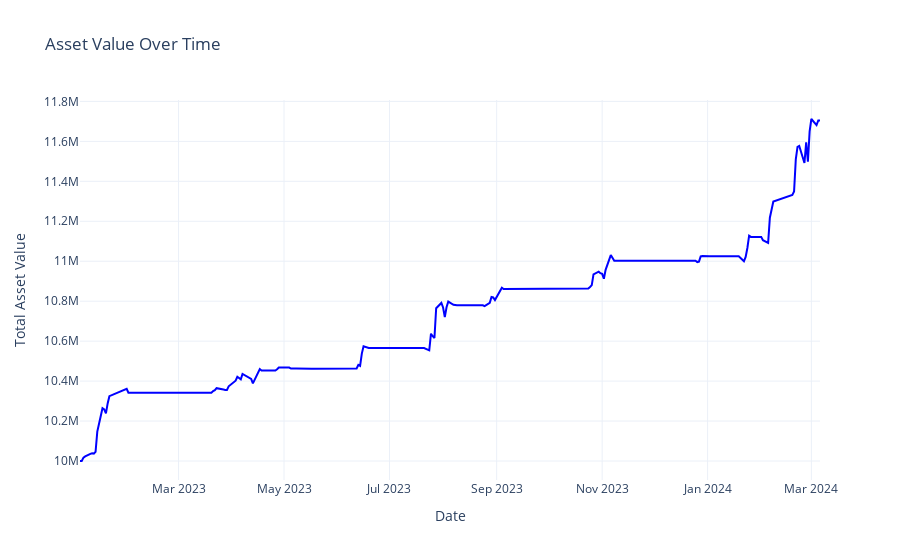
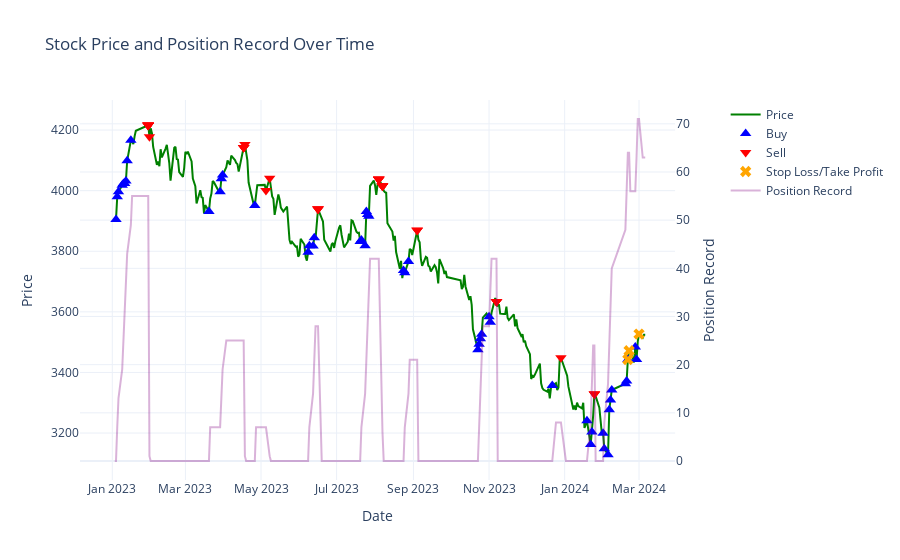

The notebook cell these images were saved under, in order:
### Code cell
import plotly.graph_objects as go
from plotly.subplots import make_subplots

def plots(data, trades, asset_record, position_record):
    fig1 = go.Figure()
    fig1.add_trace(go.Scatter(x=data['date'], y=asset_record, mode='lines', name='Total Asset Value', line=dict(color='blue')))
    fig1.update_layout(title='Asset Value Over Time', xaxis_title='Date', yaxis_title='Total Asset Value', template='plotly_white')
    fig1.show()

    fig2 = make_subplots(specs=[[{"secondary_y": True}]])
    
    fig2.add_trace(go.Scatter(x=data['date'], y=data['close'], mode='lines', name='Price', line=dict(color='green')), secondary_y=False)
    
    buy_dates = [data['date'][trade[3]] for trade in trades if trade[0] == 'buy']
    buy_prices = [trade[1] for trade in trades if trade[0] == 'buy']
    sell_dates = [data['date'][trade[3]] for trade in trades if trade[0] == 'sell']
    sell_prices = [trade[1] for trade in trades if trade[0] == 'sell']
    stop_dates = [data['date'][trade[3]] for trade in trades if trade[0] == 'stop']
    stop_prices = [trade[1] for trade in trades if trade[0] == 'stop']
    stop_types = [trade[4] for trade in trades if trade[0] == 'stop']

    fig2.add_trace(go.Scatter(x=buy_dates, y=buy_prices, mode='markers', name='Buy', marker=dict(color='blue', size=10, symbol='triangle-up')), secondary_y=False)
    fig2.add_trace(go.Scatter(x=sell_dates, y=sell_prices, mode='markers', name='Sell', marker=dict(color='red', size=10, symbol='triangle-down')), secondary_y=False)
    fig2.add_trace(go.Scatter(x=stop_dates, y=stop_prices, mode='markers', name='Stop Loss/Take Profit', 
                              marker=dict(color=['orange' if typ == 'profit' else 'grey' for typ in stop_types], size=10, symbol='x')), secondary_y=False)
    
    fig2.add_trace(go.Scatter(x=data['date'], y=position_record, mode='lines', name='Position Record', line=dict(color='purple'), opacity=0.3), secondary_y=True)


    fig2.update_layout(title='Stock Price and Position Record Over Time', xaxis_title='Date', template='plotly_white')
    fig2.update_yaxes(title_text='Price', secondary_y=False)
    fig2.update_yaxes(title_text='Position Record', secondary_y=True)

    fig2.show()
plots(test_data, trades, asset_record, position_record)

### Figure 1 — Plotly figure (JSON) as saved in the notebook; plotly's stock layout.template omitted (floating-point values rounded to 4 significant figures; data arrays with more than 128 entries replaced by an {"elided": "..."} marker saying what was removed)
{"data": [{"line": {"color": "blue"}, "mode": "lines", "name": "Total Asset Value", "type": "scatter", "x": {"elided": "283 str values"}, "y": {"elided": "283 float values"}}], "layout": {"title": {"text": "Asset Value Over Time"}, "xaxis": {"title": {"text": "Date"}}, "yaxis": {"title": {"text": "Total Asset Value"}}}}

### Figure 2 — Plotly figure (JSON) as saved in the notebook; plotly's stock layout.template omitted (floating-point values rounded to 4 significant figures; data arrays with more than 128 entries replaced by an {"elided": "..."} marker saying what was removed)
{"data": [{"line": {"color": "green"}, "mode": "lines", "name": "Price", "type": "scatter", "x": {"elided": "283 str values"}, "xaxis": "x", "y": {"elided": "283 float values"}, "yaxis": "y"}, {"marker": {"color": "blue", "size": 10, "symbol": "triangle-up"}, "mode": "markers", "name": "Buy", "type": "scatter", "x": ["2023-01-04T00:00:00", "2023-01-05T00:00:00", "2023-01-06T00:00:00", "2023-01-09T00:00:00", "2023-01-10T00:00:00", "2023-01-11T00:00:00", "2023-01-12T00:00:00", "2023-01-13T00:00:00", "2023-01-16T00:00:00", "2023-03-20T00:00:00", "2023-03-29T00:00:00", "2023-03-30T00:00:00", "2023-03-31T00:00:00", "2023-04-26T00:00:00", "2023-06-08T00:00:00", "2023-06-09T00:00:00", "2023-06-12T00:00:00", "2023-06-13T00:00:00", "2023-07-20T00:00:00", "2023-07-21T00:00:00", "2023-07-24T00:00:00", "2023-07-25T00:00:00", "2023-07-26T00:00:00", "2023-07-27T00:00:00", "2023-08-24T00:00:00", "2023-08-25T00:00:00", "2023-08-28T00:00:00", "2023-10-23T00:00:00", "2023-10-24T00:00:00", "2023-10-25T00:00:00", "2023-10-26T00:00:00", "2023-11-01T00:00:00", "2023-11-02T00:00:00", "2023-12-22T00:00:00", "2024-01-19T00:00:00", "2024-01-22T00:00:00", "2024-01-23T00:00:00", "2024-02-01T00:00:00", "2024-02-02T00:00:00", "2024-02-05T00:00:00", "2024-02-06T00:00:00", "2024-02-07T00:00:00", "2024-02-08T00:00:00", "2024-02-19T00:00:00", "2024-02-20T00:00:00", "2024-02-21T00:00:00", "2024-02-27T00:00:00", "2024-02-28T00:00:00"], "xaxis": "x", "y": [3905.0, 3980.0, 3997.0, 4018.0, 4023.0, 4024.0, 4032.0, 4098.0, 4166.0, 3931.0, 3996.0, 4039.0, 4052.0, 3951.0, 3797.0, 3818.0, 3817.0, 3845.0, 3832.0, 3837.0, 3819.0, 3931.0, 3921.0, 3916.0, 3736.0, 3729.0, 3766.0, 3475.0, 3493.0, 3511.0, 3526.0, 3584.0, 3566.0, 3357.0, 3240.0, 3162.0, 3204.0, 3199.0, 3148.0, 3128.0, 3277.0, 3309.0, 3342.0, 3363.0, 3372.0, 3443.0, 3484.0, 3442.0], "yaxis": "y"}, {"marker": {"color": "red", "size": 10, "symbol": "triangle-down"}, "mode": "markers", "name": "Sell", "type": "scatter", "x": ["2023-01-30T00:00:00", "2023-01-30T00:00:00", "2023-01-30T00:00:00", "2023-01-30T00:00:00", "2023-01-30T00:00:00", "2023-01-30T00:00:00", "2023-01-30T00:00:00", "2023-01-30T00:00:00", "2023-01-30T00:00:00", "2023-01-31T00:00:00", "2023-04-17T00:00:00", "2023-04-17T00:00:00", "2023-04-17T00:00:00", "2023-04-17T00:00:00", "2023-04-18T00:00:00", "2023-05-05T00:00:00", "2023-05-08T00:00:00", "2023-06-16T00:00:00", "2023-06-16T00:00:00", "2023-06-16T00:00:00", "2023-06-16T00:00:00", "2023-08-04T00:00:00", "2023-08-04T00:00:00", "2023-08-04T00:00:00", "2023-08-04T00:00:00", "2023-08-04T00:00:00", "2023-08-04T00:00:00", "2023-08-07T00:00:00", "2023-08-07T00:00:00", "2023-08-07T00:00:00", "2023-08-07T00:00:00", "2023-08-07T00:00:00", "2023-08-07T00:00:00", "2023-09-04T00:00:00", "2023-09-04T00:00:00", "2023-09-04T00:00:00", "2023-11-07T00:00:00", "2023-11-07T00:00:00", "2023-11-07T00:00:00", "2023-11-07T00:00:00", "2023-11-07T00:00:00", "2023-11-07T00:00:00", "2023-12-29T00:00:00", "2024-01-25T00:00:00", "2024-01-25T00:00:00", "2024-01-25T00:00:00"], "xaxis": "x", "y": [4216.0, 4216.0, 4216.0, 4216.0, 4216.0, 4216.0, 4216.0, 4216.0, 4216.0, 4178.0, 4143.0, 4143.0, 4143.0, 4143.0, 4152.0, 4000.0, 4041.0, 3939.0, 3939.0, 3939.0, 3939.0, 4037.0, 4037.0, 4037.0, 4037.0, 4037.0, 4037.0, 4016.0, 4016.0, 4016.0, 4016.0, 4016.0, 4016.0, 3869.0, 3869.0, 3869.0, 3635.0, 3635.0, 3635.0, 3635.0, 3635.0, 3635.0, 3449.0, 3329.0, 3329.0, 3329.0], "yaxis": "y"}, {"marker": {"color": ["orange", "orange", "orange"], "size": 10, "symbol": "x"}, "mode": "markers", "name": "Stop Loss/Take Profit", "type": "scatter", "x": ["2024-02-21T00:00:00", "2024-02-22T00:00:00", "2024-03-01T00:00:00"], "xaxis": "x", "y": [3443.0, 3472.0, 3527.0], "yaxis": "y"}, {"line": {"color": "purple"}, "mode": "lines", "name": "Position Record", "opacity": 0.3, "type": "scatter", "x": {"elided": "283 str values"}, "xaxis": "x", "y": {"elided": "283 int values"}, "yaxis": "y2"}], "layout": {"title": {"text": "Stock Price and Position Record Over Time"}, "xaxis": {"anchor": "y", "domain": [0, 0.94], "title": {"text": "Date"}}, "yaxis": {"anchor": "x", "domain": [0, 1], "title": {"text": "Price"}}, "yaxis2": {"anchor": "x", "overlaying": "y", "side": "right", "title": {"text": "Position Record"}}}}
